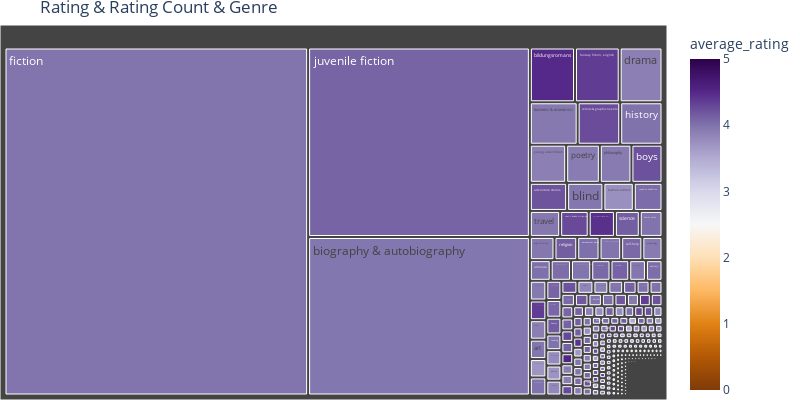

Notebook code cell kept with this figure:
### Markdown cell above
Now, we check the relationship between genre and average ratings. The size of the box corresponds to ratings count, while the color corresponds to average rating. We see that the genre of bildungsromans is the one receiving higher ratings while at the same time receiving a relativley high rating count.

### Code cell
tree_data = df_da[["average_rating", "ratings_count", "genre_category"]]
tree_data['ratings_count'] = tree_data['ratings_count'].apply(lambda x: 0.1 if x == 0 else x)
fig10 = px.treemap(tree_data, path = ["genre_category"], values = "ratings_count", width = 800, height = 400, color = "average_rating",
                  color_continuous_scale='PuOr',
                  title = "Rating & Rating Count & Genre")
fig10.update_layout(margin = dict(t=25, l=0, r=0, b=0))
fig10.show()

### Figure 1 — Plotly figure (JSON) as saved in the notebook; plotly's stock layout.template omitted (floating-point values rounded to 4 significant figures; data arrays with more than 128 entries replaced by an {"elided": "..."} marker saying what was removed)
{"data": [{"branchvalues": "total", "customdata": {"elided": "1145x1 float values"}, "domain": {"x": [0, 1], "y": [0, 1]}, "hovertemplate": "labels=%{label}<br>ratings_count=%{value}<br>parent=%{parent}<br>id=%{id}<br>average_rating=%{color}<extra></extra>", "ids": {"elided": "1145 str values"}, "labels": {"elided": "1145 str values"}, "marker": {"coloraxis": "coloraxis", "colors": {"elided": "1145 float values"}}, "name": "", "parents": {"elided": "1145 str values"}, "type": "treemap", "values": {"elided": "1145 float values"}}], "layout": {"coloraxis": {"colorbar": {"title": {"text": "average_rating"}}, "colorscale": [[0, "rgb(127,59,8)"], [0.1, "rgb(179,88,6)"], [0.2, "rgb(224,130,20)"], [0.3, "rgb(253,184,99)"], [0.4, "rgb(254,224,182)"], [0.5, "rgb(247,247,247)"], [0.6, "rgb(216,218,235)"], [0.7, "rgb(178,171,210)"], [0.8, "rgb(128,115,172)"], [0.9, "rgb(84,39,136)"], [1, "rgb(45,0,75)"]]}, "height": 400, "legend": {"tracegroupgap": 0}, "margin": {"b": 0, "l": 0, "r": 0, "t": 25}, "title": {"text": "Rating & Rating Count & Genre"}, "width": 800}}
